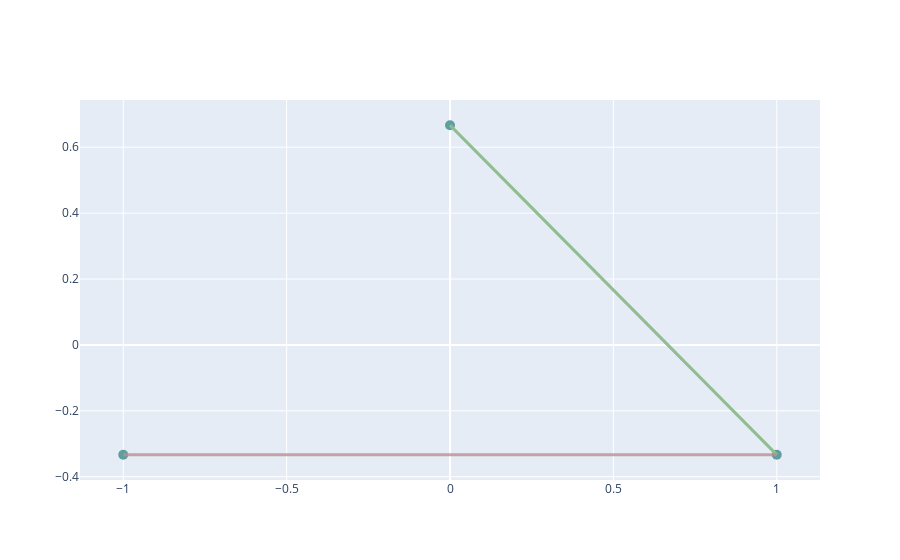

Notebook source saved alongside this figure:
### Code cell
network.iplot()

### Figure 1 — Plotly figure (JSON) as saved in the notebook; plotly's stock layout.template omitted (floating-point values rounded to 4 significant figures)
{"data": [{"hoverinfo": "text", "marker": {"color": "cadetblue", "size": 10}, "mode": "markers", "opacity": 1, "text": ["Bus Diesel", "Bus Solar", "Bus Hydrogen"], "type": "scatter", "x": [-1, 1, 0], "y": [-0.3333, -0.3333, 0.6667]}, {"hoverinfo": "text", "marker": {"opacity": 0}, "mode": "markers", "text": ["Link Electrolysis", "Link Fuel Cell"], "type": "scatter", "x": [0.5, 0.5], "y": [0.1667, 0.1667]}, {"hoverinfo": "text", "marker": {"opacity": 0}, "mode": "markers", "text": ["Line Line"], "type": "scatter", "x": [0], "y": [-0.3333]}], "layout": {"hovermode": "closest", "shapes": [{"line": {"color": "darkseagreen", "width": 3}, "opacity": 0.8, "type": "line", "x0": 1, "x1": 0, "y0": -0.3333, "y1": 0.6667}, {"line": {"color": "darkseagreen", "width": 3}, "opacity": 0.8, "type": "line", "x0": 0, "x1": 1, "y0": 0.6667, "y1": -0.3333}, {"line": {"color": "rosybrown", "width": 3}, "opacity": 0.8, "type": "line", "x0": -1, "x1": 1, "y0": -0.3333, "y1": -0.3333}], "showlegend": false, "title": {"text": ""}}}
